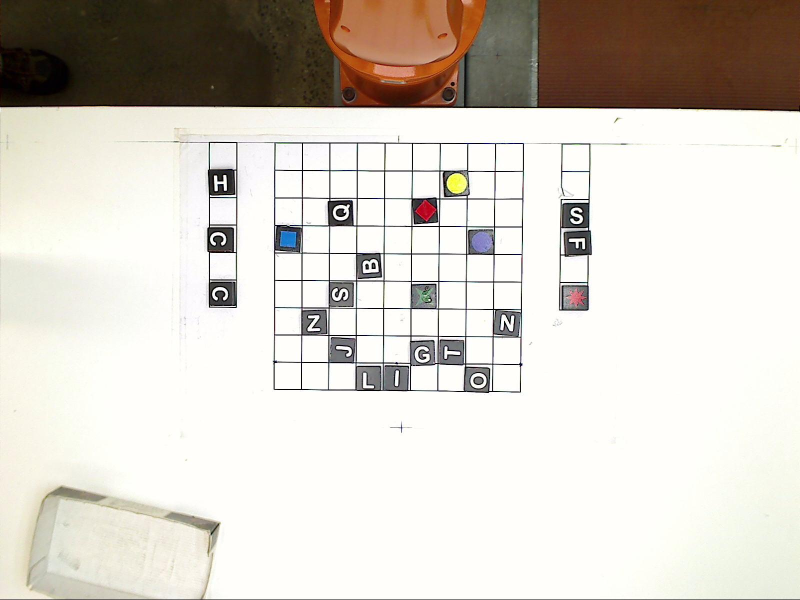
%> input picture Assignment 3/PicturesAss3/tabIm7.jpg, 1600 x 1200 px (shown at 1/2 size)
$ octave testingScriptVision.m   (GNU Octave 9; MATLAB toolbox functions it lacks are replaced by stand-ins)
%> lines starting %> are read from the running program, lines starting %| are printed output that depends on the picture; in (x1, y1, x2, y2) boxes, pixels count from 0 and x2, y2 are one past the last pixel; in counts of white or black regions, pixels touching at a corner belong together; the program's own positions count from 1
### Assignment 3/Vision/detectBlock.m
function out = detectBlock(img)
% detectBlock:
% INPUT: img is n by n by 3 RGB image which has qwirkle blocks and letters to
%        identify
% OUTPUT: out is a numBlocks x 5 array containing
%           block centroid X (pixel coord)
%           block centroid Y (pixel coord)
%           block orientation (from -pi/4 to pi/4)
%           block type (0 is letter, 1 is shape block)
%           block reachable status (0 is unreachable, 1 is in range)

%     colourCNN = importCNNs();

    % find centroids
    [centroidL, a, letterType] = detectLetterBlocks(img);
    [centroidS, b, shapeType] = detectShapeBlocks(img);

    %Order the list from left to right
    types = [letterType; shapeType];
    centroids = sortrows([[centroidL; centroidS] types], 1,'ascend');
    % remove out of bounds centroids
    oor = centroids(:,2) < 220;
    centroids(oor,:) = [];

    types = centroids(:, 3);
    centroids = centroids(:, 1:2);
    out = zeros(size(centroids,1),6);

    for i = 1:size(centroids(:,1))
        %angle finding
        try
        block = isolateBlock(centroids(i,:), img);
        catch
        end

        try
        angle = blockAngle(block, centroids(i,:));
        catch
        end

        if ~isequal(size(block), [77 77 3])
           try
           block = imresize(block, [77 77]);
           catch
           end
        end

        % [5 lines of commented-out code are left out]
          type = types(i);

        %reachability
        try
        reachable = isReachable(centroids(i,:));
        catch
        end

        blockOut = [centroids(i,1) centroids(i,2) angle type reachable i];
        out(i,:) = blockOut;

    end

end


%------------------------ BLOCK FEATURE EXTRACT ----------------------

% [99 lines left out: functions isolateBlock, blockAngle, isReachable, not called in this run]

%-------------------------BLOCK DETECTION ------------------------

function [centroids, maskedImg, type] = detectLetterBlocks(img)
    %this function will: find the block centroid
    %                    segment the block
    %                    return single blocks for NN
    % NOTE ITS ONLY FOR LETTER BLOCKS


%convert into relevant colour spaces
    imgRGB =  img;

    %first detect the blocks and their properties themselves
%   This is done by binarizing/filtering the image
     binaryBlockImg = binaryLBlockMask(imgRGB);

    %binaryBlockImg = GaussianFilter(binaryBlockImg, 3, 5); %gaussian fulters
    binaryBlockImg = bwareaopen(binaryBlockImg, 50);
    binaryBlockImg = imerode(~binaryBlockImg, ones(4));
    binaryBlockImg = imdilate(binaryBlockImg, ones(5));
    binaryBlockImg = ~binaryBlockImg;
    %bwfilt to keep things in a range
    maskedImg = binaryBlockImg;


    %find the properties of the qwirkle blocks
    blocks = regionprops(binaryBlockImg, 'Area', 'BoundingBox', ...
                         'Centroid', 'Image', 'Orientation');
    centroids = [];
    type = [];

    for i = 1:size(blocks,1)
        if (blocks(i).Area < 800 && blocks(i).Area > 100)
            centroids = [centroids; blocks(i,:).Centroid];
            type = [type; 0]; %letter
        end
    end

%     figure(10)
%     imshow(binaryBlockImg)

end

function [centroids, maskedImg, type] = detectShapeBlocks(img)
        %this function will: find the block centroid
    %                    segment the block
    %                    return single blocks for NN
    % NOTE ITS ONLY FOR LETTER BLOCKS


%convert into relevant colour spaces
    imgRGB =  img;

%first detect the blocks and their properties themselves
%   This is done by binarizing/filtering the image
     RBYOBlockImg = binaryRBYOBlockMask(imgRGB);
     GPBlockImg = binaryGPBlockMask(imgRGB);
     GBlockImg = binaryGBlockMask(imgRGB);

     %OR all the filteres together to get all the shapes (hopefully)
     binaryBlockImg = RBYOBlockImg | GPBlockImg | GBlockImg;

    %binaryBlockImg = GaussianFilter(binaryBlockImg, 3, 5); %gaussian fulters
    binaryBlockImg = bwareaopen(binaryBlockImg, 50);
    binaryBlockImg = imerode(~binaryBlockImg, ones(4));
    binaryBlockImg = imdilate(binaryBlockImg, ones(5));
    binaryBlockImg = ~binaryBlockImg;

    maskedImg = binaryBlockImg;

    %find the properties of the qwirkle blocks
    blocks = regionprops(binaryBlockImg, 'Area', 'BoundingBox', ...
                         'Centroid', 'Image', 'Orientation');
    centroids = [];
    type = [];

    for i = 1:size(blocks,1)
        if (blocks(i).Area < 2000 && blocks(i).Area > 300)
            centroids = [centroids; blocks(i,:).Centroid];
            type = [type; 1];
        end
    end

    %debugging - plot the centroids
%     figure(11)
%     imshow(binaryBlockImg)

end

% ------------------------- IMAGE MASKS -------------------------------
% Letter Block
function [BW,maskedRGBImage] = binaryLBlockMask(RGB)
%createMask  Threshold RGB image using auto-generated code from colorThresholder app.
%  [BW,MASKEDRGBIMAGE] = createMask(RGB) thresholds image RGB using
%  auto-generated code from the colorThresholder app. The colorspace and
%  range for each channel of the colorspace were set within the app. The
%  segmentation mask is returned in BW, and a composite of the mask and
%  original RGB images is returned in maskedRGBImage.

% Auto-generated by colorThresholder app on 27-Aug-2018
%------------------------------------------------------


% Convert RGB image to chosen color space
I = rgb2hsv(RGB);

% Define thresholds for channel 1 based on histogram settings
channel1Min = 0.000;
channel1Max = 1.000;

% Define thresholds for channel 2 based on histogram settings
channel2Min = 0.000;
channel2Max = 0.224;

% Define thresholds for channel 3 based on histogram settings
channel3Min = 0.654;
channel3Max = 1.000;

% Create mask based on chosen histogram thresholds
sliderBW = (I(:,:,1) >= channel1Min ) & (I(:,:,1) <= channel1Max) & ...
    (I(:,:,2) >= channel2Min ) & (I(:,:,2) <= channel2Max) & ...
    (I(:,:,3) >= channel3Min ) & (I(:,:,3) <= channel3Max);
BW = sliderBW;

% Initialize output masked image based on input image.
maskedRGBImage = RGB;

% Set background pixels where BW is false to zero.
maskedRGBImage(repmat(~BW,[1 1 3])) = 0;

end
% Shape Block / Red Blue Yellow Orange
function [BW,maskedRGBImage] = binaryRBYOBlockMask(RGB)
%createMask  Threshold RGB image using auto-generated code from colorThresholder app.
%  [BW,MASKEDRGBIMAGE] = createMask(RGB) thresholds image RGB using
%  auto-generated code from the colorThresholder App. The colorspace and
%  minimum/maximum values for each channel of the colorspace were set in the
%  App and result in a binary mask BW and a composite image maskedRGBImage,
%  which shows the original RGB image values under the mask BW.

% Auto-generated by colorThresholder app on 09-Sep-2018
%------------------------------------------------------


% Convert RGB image to chosen color space
I = rgb2hsv(RGB);

% Define thresholds for channel 1 based on histogram settings
channel1Min = 0.000;
channel1Max = 1.000;

% Define thresholds for channel 2 based on histogram settings
channel2Min = 0.264;
channel2Max = 1.000;

% Define thresholds for channel 3 based on histogram settings
channel3Min = 0.322;
channel3Max = 1.000;

% Create mask based on chosen histogram thresholds
sliderBW = (I(:,:,1) >= channel1Min ) & (I(:,:,1) <= channel1Max) & ...
    (I(:,:,2) >= channel2Min ) & (I(:,:,2) <= channel2Max) & ...
    (I(:,:,3) >= channel3Min ) & (I(:,:,3) <= channel3Max);
BW = sliderBW;

% Initialize output masked image based on input image.
maskedRGBImage = RGB;

% Set background pixels where BW is false to zero.
maskedRGBImage(repmat(~BW,[1 1 3])) = 0;

end
% Shape Block / Green Purple
function [BW,maskedRGBImage] = binaryGPBlockMask(RGB)
%createMask  Threshold RGB image using auto-generated code from colorThresholder app.
%  [BW,MASKEDRGBIMAGE] = createMask(RGB) thresholds image RGB using
%  auto-generated code from the colorThresholder App. The colorspace and
%  minimum/maximum values for each channel of the colorspace were set in the
%  App and result in a binary mask BW and a composite image maskedRGBImage,
%  which shows the original RGB image values under the mask BW.

% Auto-generated by colorThresholder app on 09-Sep-2018
%------------------------------------------------------


% Convert RGB image to chosen color space
I = rgb2hsv(RGB);

% Define thresholds for channel 1 based on histogram settings
channel1Min = 0.252;
channel1Max = 0.867;

% Define thresholds for channel 2 based on histogram settings
channel2Min = 0.098;
channel2Max = 0.404;

% Define thresholds for channel 3 based on histogram settings
channel3Min = 0.244;
channel3Max = 1.000;

% Create mask based on chosen histogram thresholds
sliderBW = (I(:,:,1) >= channel1Min ) & (I(:,:,1) <= channel1Max) & ...
    (I(:,:,2) >= channel2Min ) & (I(:,:,2) <= channel2Max) & ...
    (I(:,:,3) >= channel3Min ) & (I(:,:,3) <= channel3Max);
BW = sliderBW;

% Initialize output masked image based on input image.
maskedRGBImage = RGB;

% Set background pixels where BW is false to zero.
maskedRGBImage(repmat(~BW,[1 1 3])) = 0;

end
% Shape Block / Green
function [BW,maskedRGBImage] = binaryGBlockMask(RGB)
%createMask  Threshold RGB image using auto-generated code from colorThresholder app.
%  [BW,MASKEDRGBIMAGE] = createMask(RGB) thresholds image RGB using
%  auto-generated code from the colorThresholder App. The colorspace and
%  minimum/maximum values for each channel of the colorspace were set in the
%  App and result in a binary mask BW and a composite image maskedRGBImage,
%  which shows the original RGB image values under the mask BW.

% Auto-generated by colorThresholder app on 09-Sep-2018
%------------------------------------------------------


% Convert RGB image to chosen color space
I = rgb2hsv(RGB);

% Define thresholds for channel 1 based on histogram settings
channel1Min = 0.246;
channel1Max = 0.412;

% Define thresholds for channel 2 based on histogram settings
channel2Min = 0.544;
channel2Max = 1.000;

% Define thresholds for channel 3 based on histogram settings
channel3Min = 0.167;
channel3Max = 1.000;

% Create mask based on chosen histogram thresholds
sliderBW = (I(:,:,1) >= channel1Min ) & (I(:,:,1) <= channel1Max) & ...
    (I(:,:,2) >= channel2Min ) & (I(:,:,2) <= channel2Max) & ...
    (I(:,:,3) >= channel3Min ) & (I(:,:,3) <= channel3Max);
BW = sliderBW;

% Initialize output masked image based on input image.
maskedRGBImage = RGB;

% Set background pixels where BW is false to zero.
maskedRGBImage(repmat(~BW,[1 1 3])) = 0;

end
% Letter Block Outline
% [40 lines left out: function binaryLOutlineMask, not called in this run]


% ------------------------ NEURAL NET -------------------------------
% [12 lines left out: functions importCNNs, classifyColour, not called in this run]

### Assignment 3/Testing/testingScriptVision.m
img = imread('tabIm7.jpg');
%> img is the input picture: size 1200x1600x3 uint8; mean R, G, B 212.7, 207, 198.5

figure(1)
imshow(img);

blockProp = detectBlock(img);
%> in binaryLBlockMask, `sliderBW = (I(:,:,1) >= channel1Min ) & (I(:,:,1) <= channel1Max) & (I..`:
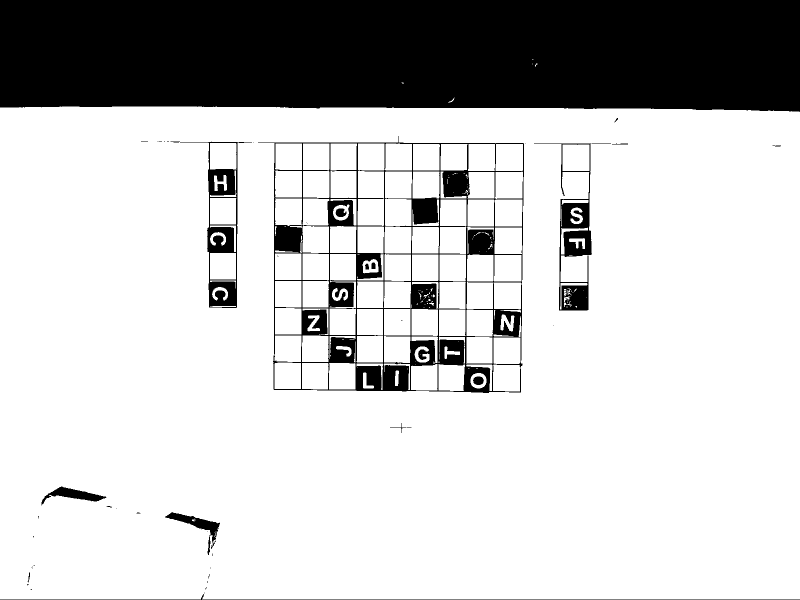
%> sliderBW: size 1200x1600 logical (shown at 1/2 size); 78% white; 52 black regions (33 under 20 px), largest, box (x1, y1, x2, y2) and area: (0, 0, 1600, 224) 345479, (516, 272, 1048, 786) 52588, (1068, 287, 1184, 621) 8830
%> in binaryLBlockMask, `maskedRGBImage(repmat(~BW,[1 1 3])) = 0;`:
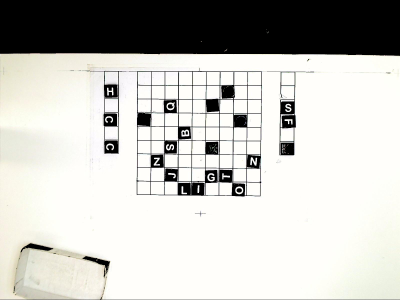
%> maskedRGBImage: size 1200x1600x3 uint8 (shown at 1/4 size); mean R, G, B 195.4, 194.7, 189.9
%> in detectLetterBlocks, `binaryBlockImg = imdilate(binaryBlockImg, ones(5));`:
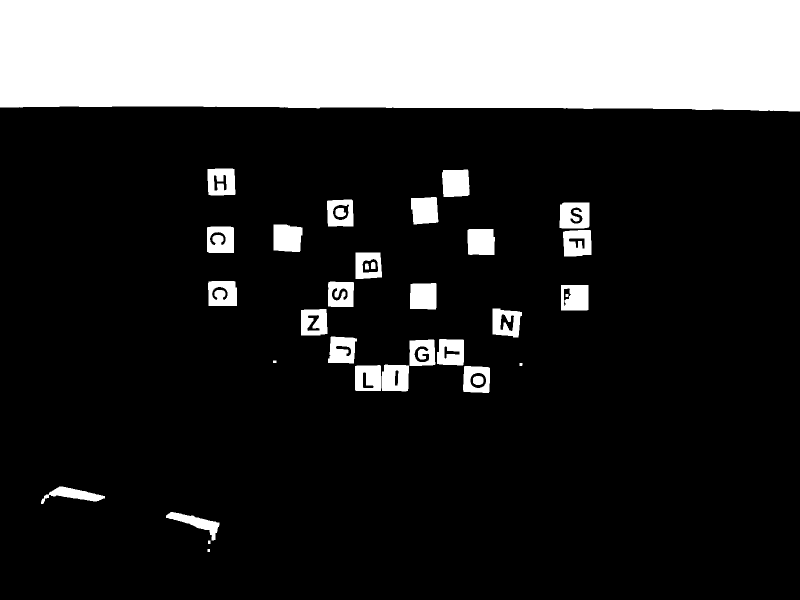
%> binaryBlockImg: size 1200x1600 logical (shown at 1/2 size); 21.1% white; 34 white regions, largest, box (x1, y1, x2, y2) and area: (0, 0, 1600, 223) 345540, (547, 449, 605, 504) 2877, (884, 339, 939, 394) 2803
%> in detectLetterBlocks, `blocks = regionprops(binaryBlockImg, 'Area', 'BoundingBox', 'Centroid'..`: blocks = 18 regions; largest, box (x1, y1, x2, y2), Area, Centroid and Orientation: (0, 213, 1600, 1200) 1509967 [800.8 713.4] -0.349, (725, 518, 756, 545) 485 [741.1 533.4] 8.2, (1001, 629, 1028, 662) 484 [1014.7 645.7] -42.92
%> the loop in detectLetterBlocks, `for i = 1:size(blocks,1)` made 18 passes
%> (centroids, type) on passes 2 to 5: ([436 476.5], 0), ([436 476.5; 440.2 586], [0; 0]), ([436 476.5; 440.2 586; 440.8 366.2], [0; 0; 0]), ([436 476.5; 440.2 586; 440.8 366.2; 627.2 646.6], [0; 0; 0; 0])
%> after the loop in detectLetterBlocks, `for i = 1:size(blocks,1)`: centroids = 17 rows, first 12: [436 476.5; 440.2 586; 440.8 366.2; 627.2 646.6; 679.8 589.2; 683.3 424.5; 690.4 699.5; 741.1 533.4; 732.4 764.8; 793.7 756.6; 844.2 709.8; 900.6 705.5]; type = 17 values from 0 to 0
%> in detectBlock, `[centroidL, a, letterType] = detectLetterBlocks(img);`: centroidL has the same summary as centroids in detectLetterBlocks
%> in binaryRBYOBlockMask, `maskedRGBImage(repmat(~BW,[1 1 3])) = 0;`:
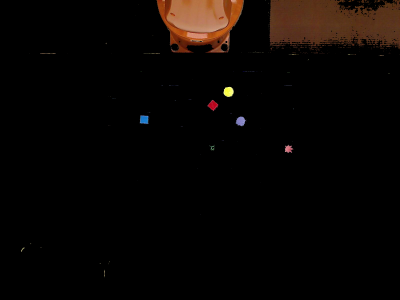
%> maskedRGBImage: size 1200x1600x3 uint8 (shown at 1/4 size); mean R, G, B 9.1, 5.3, 3.1
%> in binaryGBlockMask, `sliderBW = (I(:,:,1) >= channel1Min ) & (I(:,:,1) <= channel1Max) & (I..`:
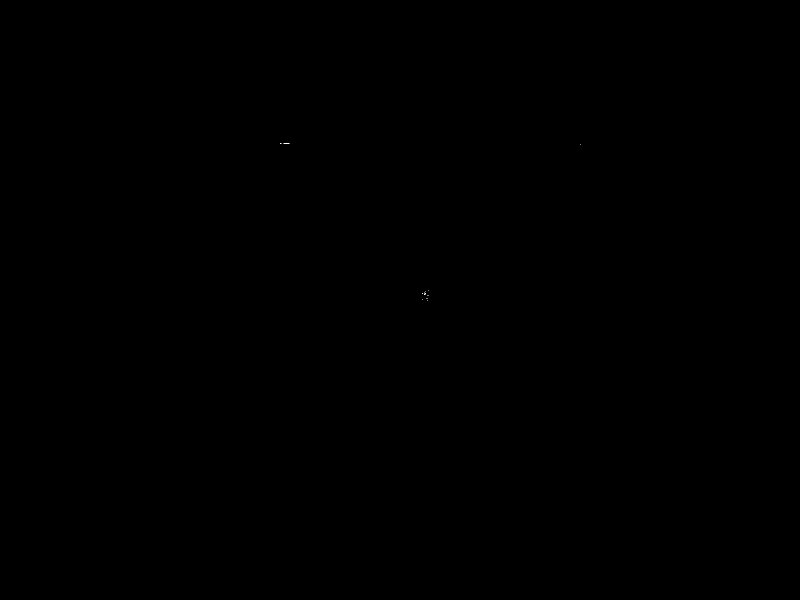
%> sliderBW: size 1200x1600 logical (shown at 1/2 size); 0% white in thin lines or dots, all inside (x1, y1, x2, y2) = (560, 286, 1162, 601)
%> in detectShapeBlocks, `binaryBlockImg = imdilate(binaryBlockImg, ones(5));`:
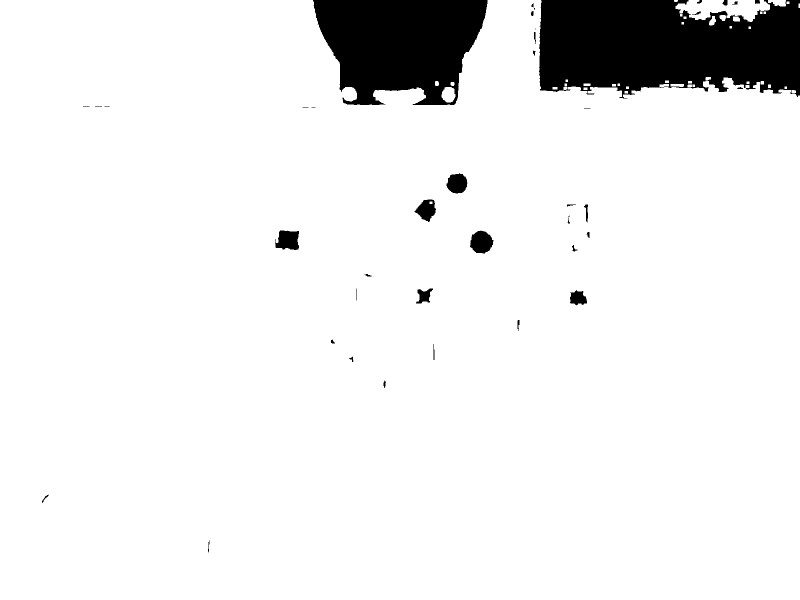
%> binaryBlockImg: size 1200x1600 logical (shown at 1/2 size); 92.3% white; 41 black regions (9 under 20 px), largest, box (x1, y1, x2, y2) and area: (1078, 0, 1600, 197) 84602, (626, 0, 975, 210) 54421, (940, 461, 987, 507) 1585
%> in detectShapeBlocks, `binaryBlockImg = ~binaryBlockImg;`:
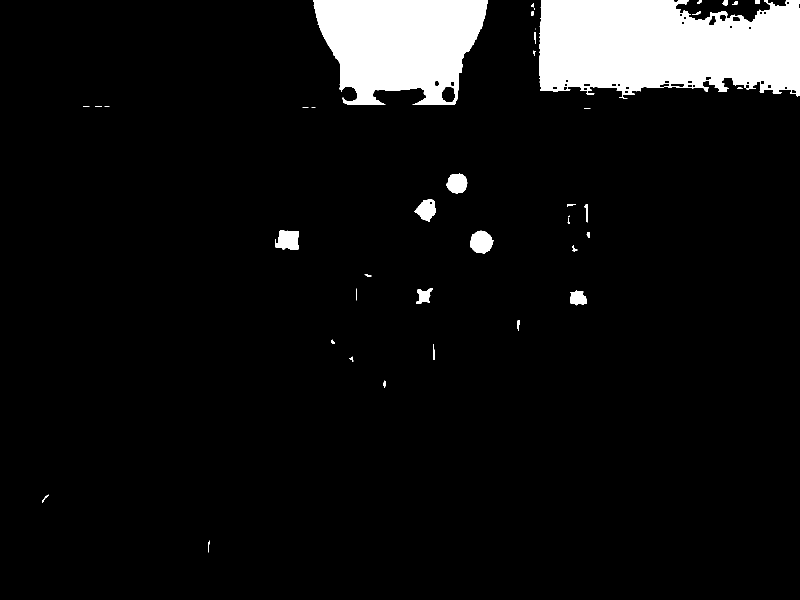
%> binaryBlockImg: size 1200x1600 logical (shown at 1/2 size); 7.7% white; 41 white regions (9 under 20 px)
%> in detectShapeBlocks, `blocks = regionprops(binaryBlockImg, 'Area', 'BoundingBox', 'Centroid'..`: blocks = 41 regions; largest, box (x1, y1, x2, y2), Area, Centroid and Orientation: (1078, 0, 1600, 197) 84602 [1331.3 93.8] -1.64, (626, 0, 975, 210) 54421 [801 88.6] 0.457, (940, 461, 987, 507) 1585 [963.4 485.1] -7.42
%> the loop in detectShapeBlocks, `for i = 1:size(blocks,1)` made 41 passes
%> (centroids, type) on passes 6, 15, 16, 18: ([576.6 481.1], 1), ([576.6 481.1; 853.5 420.6], [1; 1]), ([576.6 481.1; 853.5 420.6; 849 592.3], [1; 1; 1]), ([576.6 481.1; 853.5 420.6; 849 592.3; 914.9 367.6], [1; 1; 1; 1])
%> in detectBlock, `[centroidS, b, shapeType] = detectShapeBlocks(img);`: centroidS = [576.6 481.1; 853.5 420.6; 849 592.3; 914.9 367.6; 963.4 485.1; 1156.7 596.9]; shapeType = [1; 1; 1; 1; 1; 1]
%> in detectBlock, `types = [letterType; shapeType];`: types = 23 values from 0 to 1
%> the run ends on the next line
